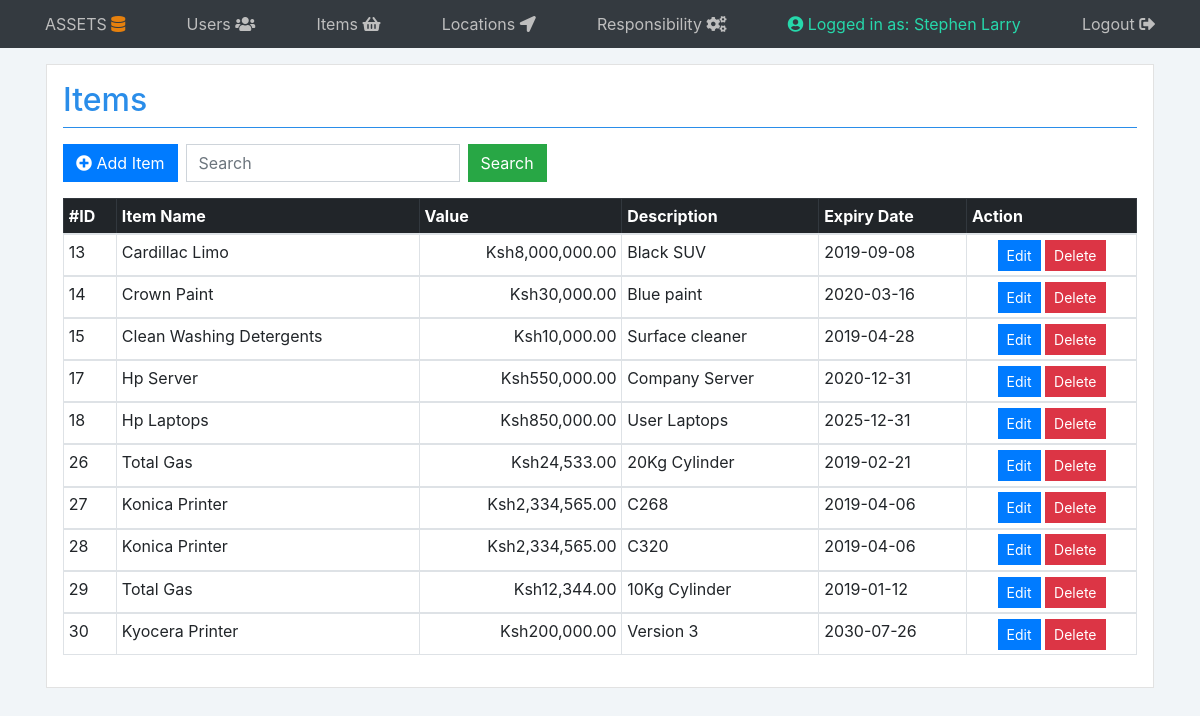
/viewitems.php (signed in), run on the app's committed database.
### tables this page shows
CREATE TABLE `items` (
  `id` int(11) NOT NULL,
  `name` varchar(30) NOT NULL,
  `value` decimal(10,2) NOT NULL,
  `description` varchar(30) NOT NULL,
  `expirydate` date NOT NULL
);

### viewitems.php (the view, shortened to what this page needs)
<!DOCTYPE html>
<html>
<head>
    <link rel="stylesheet" href="https://stackpath.bootstrapcdn.com/bootstrap/4.1.3/css/bootstrap.min.css"
>
    <link rel="stylesheet" type="text/css" media="screen" href="styles/style.css" />
    <link rel="stylesheet" href="https://use.fontawesome.com/releases/v5.4.2/css/all.css"
>
</head>
<body>
    <nav class="site-header sticky-top py-1 bg-dark">
        <div class="container d-flex flex-column flex-md-row justify-content-between">
            <a class="py-2" href="#">ASSETS <i class="br fas fa-database"></i></a>
            <a class="py-2 d-none d-md-inline-block" href="viewusers.php">Users <i class="fas fa-users"></i></a>
            <a class="py-2 d-none d-md-inline-block" href="viewitems.php">Items <i class="fas fa-shopping-basket"></i></a>
            <a class="py-2 d-none d-md-inline-block" href="viewlocations.php">Locations <i class="fas fa-location-arrow"></i></a>
            <a class="py-2 d-none d-md-inline-block" href="viewresponsibility.php">Responsibility <i class="fas fa-cogs"></i></a>
            <a class="py-2 d-none d-md-inline-block l" href="loggedin.php"><i class="fas fa-user-circle"></i> Logged in as: <?php echo $_SESSION['user'] ?></a>
            <a class="py-2 d-none d-md-inline-block" href="config/logout.php">Logout <i class="fas fa-sign-out-alt"></i></a>
        </div>
    </nav>
    <div class="container">
        <div class="row">
            <div class="col-md bg-l d">
                <h2 class="title">Items</h2>
                <nav class="nav">
                    <li class="nav-item">
                        <a class="btn btn-primary mr-sm-2" href="createitem.php"><i class="fas fa-plus-circle"></i> Add Item</a>
                    </li>
                    <form class="form-inline my-2 my-lg-0" action="searchitem.php" method="POST">
                        <input class="form-control mr-sm-2" type="search" placeholder="Search" aria-label="Search" name="search" required>
                        <input type="submit" name="Search" value="Search" class="btn btn-success">
                    </form>
                </nav>
                <table class="table table-bordered table-hover table-sm">
                    <thead class="table-dark">
                        <th>#ID</th>
                        <th>Item Name</th>
                        <th>Value</th>
                        <th>Description</th>
                        <th>Expiry Date</th>
                        <th colspan="2">Action</th>
                    </thead>
                    <?php
                    include "config/database.php";
                    $query = "SELECT id,name,value,description,expirydate FROM items ORDER BY id ASC";
                    $stmt = $con->prepare($query);
                    $stmt->execute();
                    $num = $stmt->rowCount();
                    if ($num > 0) {
                        while ($row = $stmt->fetch(PDO::FETCH_ASSOC)) {
                            extract($row);
                            echo "<tbody class='table-sm'>";
                            echo "<tr>";
                            echo "<td>{$id}</td>";
                            echo "<td>{$name}</td>";
                            $value = $row['value'];
                            $value = number_format($value, 2);
                            echo "<td class='text-right'>Ksh$value</td>";
                            echo "<td>{$description}</td>";
                            echo "<td>{$expirydate}</td>";
                            echo "<td class='text-center'>";
                            echo "<a href='updateitem.php?id={$id}' class='btn btn-primary btn-sm m-r-1em'>Edit</a>";
                            echo "<a href='#' onclick='delete_item({$id});' class='btn btn-danger btn-sm m-r-1em'>Delete</a>";
                            echo "</td>";
                            echo "</tbody>";
                        }
                    } else {
                        echo "<div class='alert alert-danger'>No records found.</div>";
                    }
                    ?>
                </table>
            </div>
        </div>
    </div>
</body>
</html>

### styles/style.css (style rules this page uses)
.py-2 { color: #bebebe; }
.title { color: rgb(42, 141, 233); border-bottom: 1px solid rgb(42, 141, 233); padding-bottom: 8px; margin-bottom: 16px; }
body { background-color: #f1f5f8; }
.bg-l { background-color: #ffffff; }
.d { margin: 16px; border: 1px solid #e2e2e2; padding: 16px; }
.btn { color: #ffffff; }
.form-control { border-radius: 0; }
.btn { border-radius: 0; }
.l { color: #26d8ab; }
.br { color: rgb(230, 128, 13); }

### data on the page
items: id "13", name "Cardillac Limo", value "8,000,000.00", description "Black SUV", expirydate "2019-09-08"
items: id "14", name "Crown Paint", value "30,000.00", description "Blue paint", expirydate "2020-03-16"
items: id "15", name "Clean Washing Detergents", value "10,000.00", description "Surface cleaner", expirydate "2019-04-28"
items: id "17", name "Hp Server", value "550,000.00", description "Company Server", expirydate "2020-12-31"
items: id "18", name "Hp Laptops", value "850,000.00", description "User Laptops", expirydate "2025-12-31"
items: id "26", name "Total Gas", value "24,533.00", description "20Kg Cylinder", expirydate "2019-02-21"
items: id "27", name "Konica Printer", value "2,334,565.00", description "C268", expirydate "2019-04-06"
items: id "28", name "Konica Printer", value "2,334,565.00", description "C320", expirydate "2019-04-06"
items: id "29", name "Total Gas", value "12,344.00", description "10Kg Cylinder", expirydate "2019-01-12"
items: id "30", name "Kyocera Printer", value "200,000.00", description "Version 3", expirydate "2030-07-26"

### other printed values
$_SESSION['user'] "Stephen Larry"
